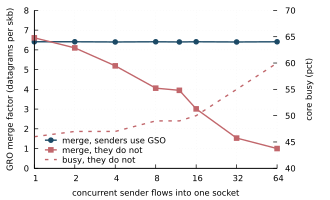

Write gnuplot code to recreate this figure.
set terminal pdfcairo font "Helvetica,9" size 3.3in,2.0in
set output "/home/chanseo/lab/paper/figs/fig_fanin.pdf"
set style line 1 lc rgb '#1b4965' lw 2 pt 7 ps 0.5
set style line 2 lc rgb '#c1666b' lw 2 pt 5 ps 0.5
set style line 3 lc rgb '#4a7c59' lw 2 pt 9 ps 0.6
set style line 4 lc rgb '#8d8741' lw 2 pt 11 ps 0.6
set grid ls 0 lc rgb '#d0d0d0'
set border 3
set xtics nomirror
set ytics nomirror
set key top left reverse Left samplen 1.5

set xlabel "concurrent sender flows into one socket"
set ylabel "GRO merge factor (datagrams per skb)"
set y2label "core busy (pct)"
set y2tics nomirror
set logscale x 2
set yrange [0:8]
set y2range [40:70]
set key bottom left
plot "/home/chanseo/lab/paper/figs/fig_fanin.dat" u 1:2 w lp ls 1 t "merge, senders use GSO", \
     "" u 1:4 w lp ls 2 t "merge, they do not", \
     "" u 1:5 axes x1y2 w l ls 2 dt 2 t "busy, they do not"
